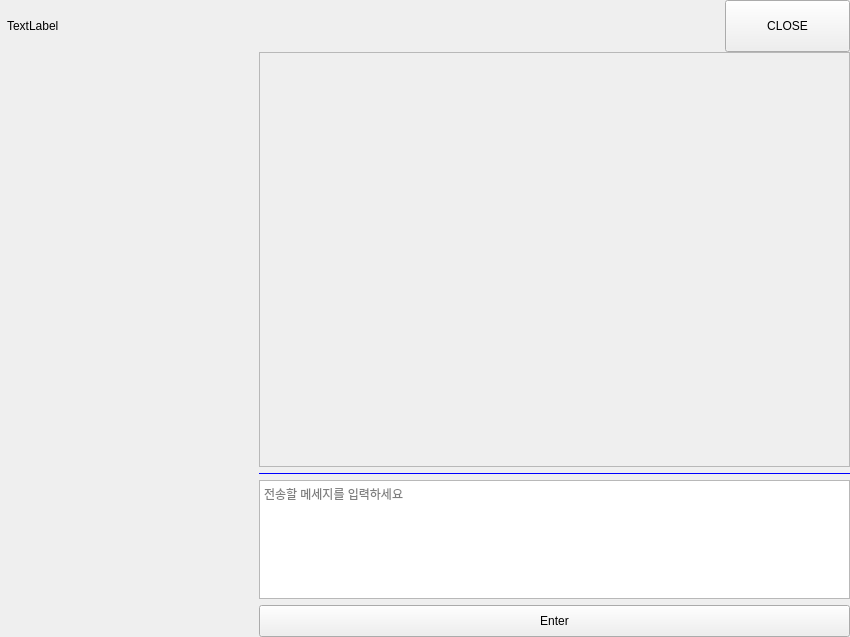
<?xml version="1.0" encoding="UTF-8"?>
<ui version="4.0">
 <class>ChatWidget</class>
 <widget class="QWidget" name="ChatWidget">
  <property name="geometry">
   <rect>
    <x>0</x>
    <y>0</y>
    <width>850</width>
    <height>637</height>
   </rect>
  </property>
  <property name="windowTitle">
   <string>ChatWidget</string>
  </property>
  <layout class="QVBoxLayout" name="verticalLayout_3">
   <property name="spacing">
    <number>0</number>
   </property>
   <property name="leftMargin">
    <number>0</number>
   </property>
   <property name="topMargin">
    <number>0</number>
   </property>
   <property name="rightMargin">
    <number>0</number>
   </property>
   <property name="bottomMargin">
    <number>0</number>
   </property>
   <item>
    <widget class="QWidget" name="widget" native="true">
     <layout class="QHBoxLayout" name="horizontalLayout_2">
      <property name="spacing">
       <number>0</number>
      </property>
      <property name="leftMargin">
       <number>0</number>
      </property>
      <property name="topMargin">
       <number>0</number>
      </property>
      <property name="rightMargin">
       <number>0</number>
      </property>
      <property name="bottomMargin">
       <number>0</number>
      </property>
      <item>
       <spacer name="horizontalSpacer">
        <property name="orientation">
         <enum>Qt::Horizontal</enum>
        </property>
       </spacer>
      </item>
      <item>
       <widget class="QLabel" name="label_chat_title_">
        <property name="text">
         <string>TextLabel</string>
        </property>
       </widget>
      </item>
      <item>
       <spacer name="horizontalSpacer_2">
        <property name="orientation">
         <enum>Qt::Horizontal</enum>
        </property>
        <property name="sizeHint" stdset="0">
         <size>
          <width>40</width>
          <height>20</height>
         </size>
        </property>
       </spacer>
      </item>
      <item>
       <widget class="QToolButton" name="toolButton">
        <property name="minimumSize">
         <size>
          <width>125</width>
          <height>52</height>
         </size>
        </property>
        <property name="text">
         <string>CLOSE</string>
        </property>
       </widget>
      </item>
     </layout>
    </widget>
   </item>
   <item>
    <layout class="QHBoxLayout" name="horizontalLayout" stretch="3,7">
     <item>
      <widget class="QWidget" name="left_widget_" native="true">
       <layout class="QVBoxLayout" name="verticalLayout_2">
        <property name="spacing">
         <number>3</number>
        </property>
        <property name="leftMargin">
         <number>0</number>
        </property>
        <property name="topMargin">
         <number>0</number>
        </property>
        <property name="rightMargin">
         <number>0</number>
        </property>
        <property name="bottomMargin">
         <number>0</number>
        </property>
        <item>
         <widget class="QWidget" name="friend_list_widget_" native="true">
          <layout class="QVBoxLayout" name="verticalLayout_5">
           <property name="spacing">
            <number>6</number>
           </property>
           <property name="leftMargin">
            <number>0</number>
           </property>
           <property name="topMargin">
            <number>0</number>
           </property>
           <property name="rightMargin">
            <number>0</number>
           </property>
           <property name="bottomMargin">
            <number>0</number>
           </property>
          </layout>
         </widget>
        </item>
       </layout>
      </widget>
     </item>
     <item>
      <layout class="QVBoxLayout" name="verticalLayout" stretch="7,1,2,1">
       <property name="leftMargin">
        <number>0</number>
       </property>
       <property name="topMargin">
        <number>0</number>
       </property>
       <property name="rightMargin">
        <number>0</number>
       </property>
       <property name="bottomMargin">
        <number>0</number>
       </property>
       <item>
        <widget class="QScrollArea" name="main_chat_widget_">
         <property name="widgetResizable">
          <bool>true</bool>
         </property>
         <widget class="QWidget" name="chat_item_contents_">
          <property name="geometry">
           <rect>
            <x>0</x>
            <y>0</y>
            <width>585</width>
            <height>410</height>
           </rect>
          </property>
         </widget>
        </widget>
       </item>
       <item>
        <widget class="QLabel" name="label">
         <property name="maximumSize">
          <size>
           <width>16777215</width>
           <height>1</height>
          </size>
         </property>
         <property name="styleSheet">
          <string notr="true">background-color:blue;</string>
         </property>
         <property name="text">
          <string/>
         </property>
        </widget>
       </item>
       <item>
        <widget class="QTextEdit" name="chat_textEdit_">
         <property name="placeholderText">
          <string>전송할 메세지를 입력하세요</string>
         </property>
        </widget>
       </item>
       <item>
        <widget class="QPushButton" name="pushButton_enter_">
         <property name="sizePolicy">
          <sizepolicy hsizetype="Minimum" vsizetype="Fixed">
           <horstretch>0</horstretch>
           <verstretch>0</verstretch>
          </sizepolicy>
         </property>
         <property name="minimumSize">
          <size>
           <width>0</width>
           <height>32</height>
          </size>
         </property>
         <property name="cursor">
          <cursorShape>PointingHandCursor</cursorShape>
         </property>
         <property name="text">
          <string>Enter</string>
         </property>
        </widget>
       </item>
      </layout>
     </item>
    </layout>
   </item>
  </layout>
 </widget>
 <layoutdefault spacing="6" margin="11"/>
 <resources/>
 <connections/>
</ui>
